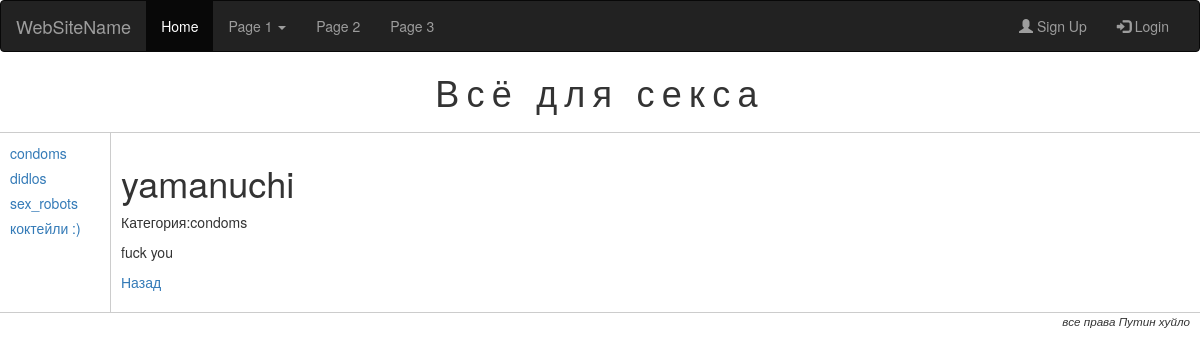
Page /goods/good/1/ on the earlier database version.
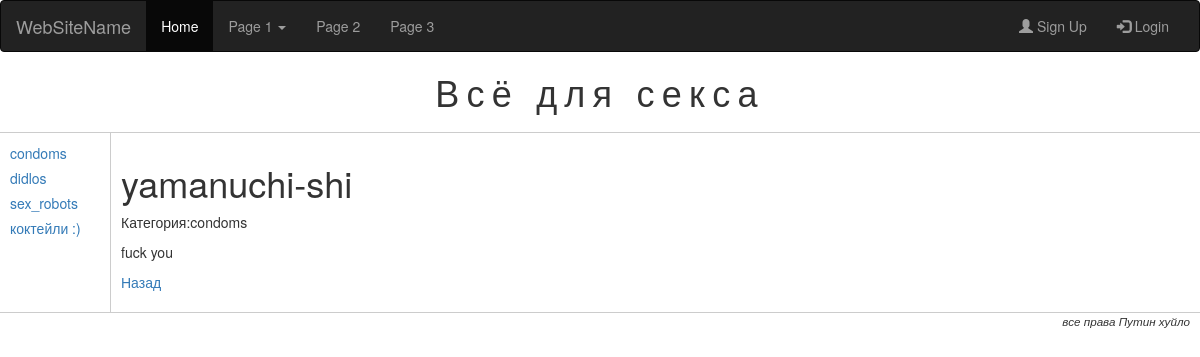
Same page on the later database version.
### startup/models.py (models this page shows, shortened)
class Good(models.Model):
    name =  models.CharField(max_length =50, unique = True)
    description =  models.TextField()
    in_stock = models.BooleanField(default =  True, db_index = True)
    category =  models.ForeignKey(Category, null= True, blank = True, on_delete = models.SET_NULL)
    """class  Meta:
        ordering = ["-price", "name"]
        unique_together = ("category", "name", "price")
        verbose_name = "товар"
        verbose_name_plural = "товары" """

class Category(models.Model):
    name = models.CharField(max_length = 30, unique = True)

### startup/twviews.py (the view)
# urls.py: url(r'^good/(?P<good_id>\d+)/$', GoodDetailView.as_view(), name="good"),
class GoodDetailView(DetailView, CategoryListMixin):
    template_name = "good.html"
    model = Good
    pk_url_kwarg = "good_id"
    def get_context_data(self, **kwargs):
        context = super(GoodDetailView, self).get_context_data(**kwargs)
        try:
            context["pn"] = self.request.GET["page"]
        except KeyError:
            context["pn"] = 1
        return context

### startup/twviews.py (called while the page is built)
    def get_context_data(self, **kwargs):
        context = super(CategoryListMixin, self).get_context_data(**kwargs)
        context["cats"] =Category.objects.order_by("name")
        return context

### templates/good.html (shortened to what this page needs)
{% extends "base.html" %}
{% block main %}
    <h1>{{good.name}}</h1>
    <p> Категория:{{good.category.name}} </p>
    <p>{{ good.description|linebreaksbr}}</p>
    <p><a href="{% url "index" cat_id=good.category.id%}?page={{ pn }}"> Назад </a></p>
{% endblock %}

Differences in the rows shown:
changed Good "fuck you": name "yamanuchi" → "yamanuchi-shi"
